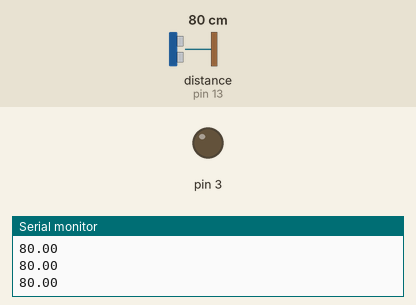
This sketch was run on a simulated Arduino Uno, built with avr-gcc and run on an emulated ATmega328P. Parts: output pins drawn as LEDs (lit = HIGH), the last lines printed to the serial monitor. Inputs (shaded band) come from the test bench; at power-on: distance to the obstacle (sensor on pin 13) 80 cm.

Above: at 1.2 s.
1.3 s: distance to the obstacle (sensor on pin 13) set to 32 cm
2.8 s: distance to the obstacle (sensor on pin 13) set to 27 cm
At 3.6 s:
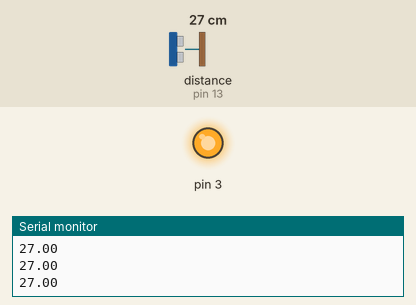
4.3 s: distance to the obstacle (sensor on pin 13) set to 35 cm
At 5.0 s:
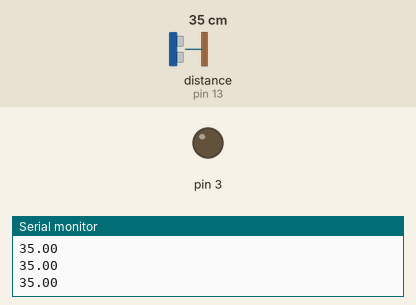
5.8 s: distance to the obstacle (sensor on pin 13) set to 2 cm
At 6.6 s:
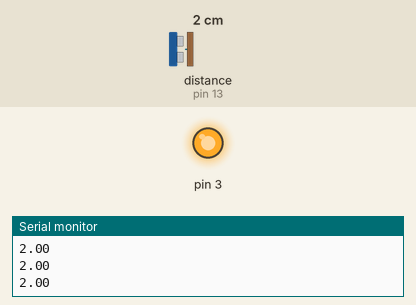
Timing chart, 0 to 8.4 s (numbered marks = the images above; inputs shaded):
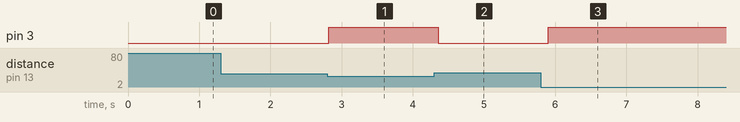

The sketch:

Sensor_Dist_ncia_+_Led.ino
```cpp
#include <HCSR04.h>

UltraSonicDistanceSensor Sensor(12,13);

void setup() {
  // put your setup code here, to run once:
  Serial.begin(9600);
  pinMode(3,OUTPUT);
}

void loop() {
  // put your main code here, to run repeatedly:
float distance = Sensor.measureDistanceCm(36);
Serial.println(distance);
  if(distance<30.0){
    digitalWrite(3,HIGH);
  }else{
    digitalWrite(3,LOW);
  }
  delay(100);
}
```

Measured:
- the behaviour switches between 30 and 29 cm on distance to the obstacle (sensor on pin 13) (found by bisection; images 0 and 1)
- after the input at 2.8 s, pin 3: LOW → HIGH at once
- after the input at 4.3 s, pin 3: HIGH → LOW after 0.06 s
- after the input at 5.8 s, pin 3: LOW → HIGH after 0.10 s
